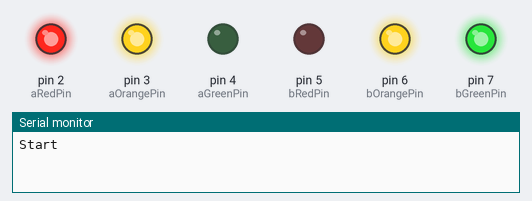
A sketch run on a simulated Arduino Uno, built with avr-gcc and run on an emulated ATmega328P. Parts: output pins drawn as LEDs (lit = HIGH), the last lines printed to the serial monitor.

Above: at 1.5 s.
At 8.5 s:
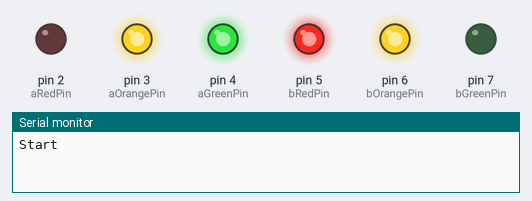
At 10.5 s:
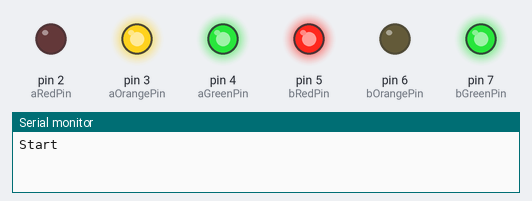
At 12.5 s:
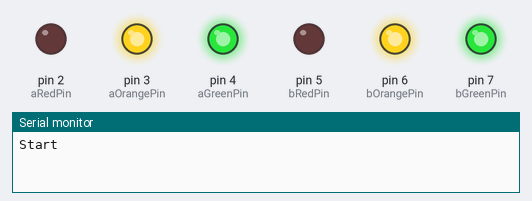
At 17.5 s:
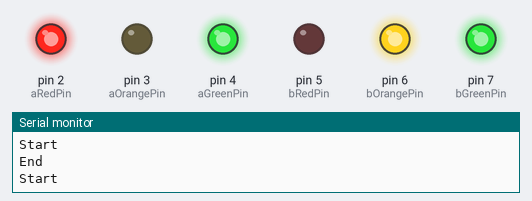
Timing chart, 0 to 18.2 s (numbered marks = the images above):
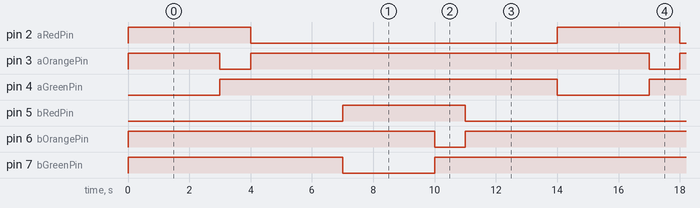

Measured:
- by itself, pin 2 (aRedPin), pin 5 (bRedPin): alternates HIGH for 4.0 s and LOW for 10.0 s
- by itself, pin 3 (aOrangePin), pin 6 (bOrangePin): alternates HIGH for 13.0 s and LOW for 1.0 s
- by itself, pin 4 (aGreenPin), pin 7 (bGreenPin): alternates HIGH for 11.0 s and LOW for 3.0 s

The sketch:

TrafficLight.ino
```cpp
char aRedPin = 2;
char aOrangePin = 3;
char aGreenPin = 4;

char bRedPin = 5;
char bOrangePin = 6;
char bGreenPin = 7;

long timestamp;

void setup() {
  Serial.begin(9600);
  for (char pin = 2; pin <= 7; pin++)
  {
    pinMode(pin, OUTPUT);
    digitalWrite(pin, HIGH);
  }

  digitalWrite(aRedPin, LOW);
  digitalWrite(bRedPin, LOW);
}

void loop() {
  Serial.println("Start");
  run(aGreenPin, aOrangePin, aRedPin);
  run(bGreenPin, bOrangePin, bRedPin);
  Serial.println("End");
}

void run(char green, char orange, char red)
{
  switchPin(red, green, 3);
  switchPin(green, orange, 1);
  switchPin(orange, red, 3);
}

void switchPin(char currentPin, char nextPin, int second)
{
  digitalWrite(currentPin, HIGH);
  digitalWrite(nextPin, LOW);
  delay(second * 1000);
}
```
